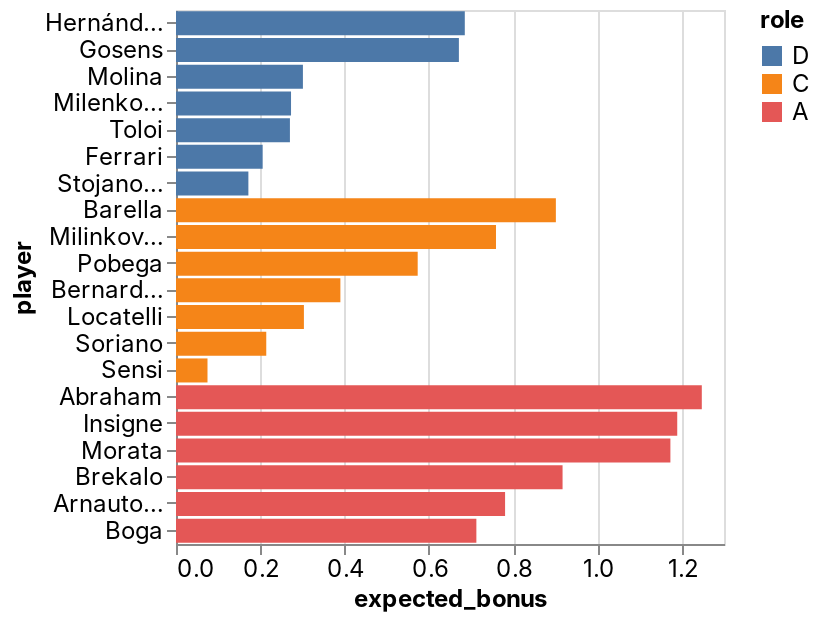

The notebook cell this image was saved under:
### Code cell
_deepnote_run_altair(team, """{"$schema":"https://vega.github.io/schema/vega-lite/v4.json","mark":{"type":"bar","tooltip":{"content":"data"}},"height":220,"autosize":{"type":"fit"},"data":{"name":"placeholder"},"encoding":{"x":{"field":"expected_bonus","type":"quantitative","sort":null,"scale":{"type":"linear","zero":false}},"y":{"field":"player","type":"nominal","sort":null,"scale":{"type":"linear","zero":true}},"color":{"field":"role","type":"nominal","sort":null,"scale":{"type":"linear","zero":false}}}}""")

### Figure 1 — Vega-Lite specification as saved in the notebook (floating-point values rounded to 4 significant figures)
{"config": {"view": {"continuousWidth": 400, "continuousHeight": 300}, "area": {"fill": "#51C0E9"}, "axis": {"labelFont": "Inter, sans-serif", "labelFontSize": 12, "labelFontWeight": "normal", "labelLimit": 60, "labelOverlap": "greedy", "titleFont": "Inter, sans-serif", "titleFontSize": 12, "titleFontWeight": "bold"}, "background": "#ffffff", "legend": {"labelFont": "Inter, sans-serif", "labelFontSize": 12, "titleFont": "Inter, sans-serif", "titleFontSize": 12, "titleFontWeight": "bold"}, "line": {"stroke": "#51C0E9", "strokeWidth": 2}, "rect": {"fill": "#51C0E9"}, "title": {"anchor": "start", "color": "#000000", "font": "Inter, sans-serif", "fontSize": 22, "fontWeight": "normal"}}, "data": {"name": "data-a0faf63e8265affc748b716479e79df4"}, "mark": {"type": "bar", "tooltip": {"content": "data"}}, "autosize": {"type": "fit"}, "encoding": {"color": {"type": "nominal", "field": "role", "scale": {"type": "linear", "zero": false}, "sort": null}, "x": {"type": "quantitative", "field": "expected_bonus", "scale": {"type": "linear", "zero": false}, "sort": null}, "y": {"type": "nominal", "field": "player", "scale": {"type": "linear", "zero": true}, "sort": null}}, "height": 300, "width": "container", "$schema": "https://vega.github.io/schema/vega-lite/v4.json", "datasets": {"data-a0faf63e8265affc748b716479e79df4": [{"fanta_team": "MaiNa Joya_v2.0", "role": "D", "player": "Hernández", "team": "AC Milan", "opponent": "Genoa", "date": "2022-04-15T00:00:00", "expected_bonus": 0.6851}, {"fanta_team": "MaiNa Joya_v2.0", "role": "D", "player": "Gosens", "team": "Inter", "opponent": "Spezia", "date": "2022-04-15T00:00:00", "expected_bonus": 0.6711}, {"fanta_team": "MaiNa Joya_v2.0", "role": "D", "player": "Molina", "team": "Udinese", "opponent": "Empoli", "date": "2022-04-16T00:00:00", "expected_bonus": 0.3011}, {"fanta_team": "MaiNa Joya_v2.0", "role": "D", "player": "Milenkovic", "team": "Fiorentina", "opponent": "Venezia", "date": "2022-04-16T00:00:00", "expected_bonus": 0.2729}, {"fanta_team": "MaiNa Joya_v2.0", "role": "D", "player": "Toloi", "team": "Atalanta", "opponent": "Verona", "date": "2022-04-18T00:00:00", "expected_bonus": 0.2703}, {"fanta_team": "MaiNa Joya_v2.0", "role": "D", "player": "Ferrari", "team": "Sassuolo", "opponent": "Cagliari", "date": "2022-04-16T00:00:00", "expected_bonus": 0.2056}, {"fanta_team": "MaiNa Joya_v2.0", "role": "D", "player": "Stojanovic", "team": "Empoli", "opponent": "Udinese", "date": "2022-04-16T00:00:00", "expected_bonus": 0.1717}, {"fanta_team": "MaiNa Joya_v2.0", "role": "C", "player": "Barella", "team": "Inter", "opponent": "Spezia", "date": "2022-04-15T00:00:00", "expected_bonus": 0.9011}, {"fanta_team": "MaiNa Joya_v2.0", "role": "C", "player": "Milinkovic-Savic", "team": "Lazio", "opponent": "Torino", "date": "2022-04-16T00:00:00", "expected_bonus": 0.7591}, {"fanta_team": "MaiNa Joya_v2.0", "role": "C", "player": "Pobega", "team": "Torino", "opponent": "Lazio", "date": "2022-04-16T00:00:00", "expected_bonus": 0.5733}, {"fanta_team": "MaiNa Joya_v2.0", "role": "C", "player": "Bernardeschi", "team": "Juventus", "opponent": "Bologna", "date": "2022-04-16T00:00:00", "expected_bonus": 0.39}, {"fanta_team": "MaiNa Joya_v2.0", "role": "C", "player": "Locatelli", "team": "Juventus", "opponent": "Bologna", "date": "2022-04-16T00:00:00", "expected_bonus": 0.3034}, {"fanta_team": "MaiNa Joya_v2.0", "role": "C", "player": "Soriano", "team": "Bologna", "opponent": "Juventus", "date": "2022-04-16T00:00:00", "expected_bonus": 0.2141}, {"fanta_team": "MaiNa Joya_v2.0", "role": "C", "player": "Sensi", "team": "Sampdoria", "opponent": "Salernitana", "date": "2022-04-16T00:00:00", "expected_bonus": 0.07472}, {"fanta_team": "MaiNa Joya_v2.0", "role": "A", "player": "Abraham", "team": "Roma", "opponent": "Napoli", "date": "2022-04-18T00:00:00", "expected_bonus": 1.247}, {"fanta_team": "MaiNa Joya_v2.0", "role": "A", "player": "Insigne", "team": "Napoli", "opponent": "Roma", "date": "2022-04-18T00:00:00", "expected_bonus": 1.189}, {"fanta_team": "MaiNa Joya_v2.0", "role": "A", "player": "Morata", "team": "Juventus", "opponent": "Bologna", "date": "2022-04-16T00:00:00", "expected_bonus": 1.173}, {"fanta_team": "MaiNa Joya_v2.0", "role": "A", "player": "Brekalo", "team": "Torino", "opponent": "Lazio", "date": "2022-04-16T00:00:00", "expected_bonus": 0.917}, {"fanta_team": "MaiNa Joya_v2.0", "role": "A", "player": "Arnautovic", "team": "Bologna", "opponent": "Juventus", "date": "2022-04-16T00:00:00", "expected_bonus": 0.7807}, {"fanta_team": "MaiNa Joya_v2.0", "role": "A", "player": "Boga", "team": "Atalanta", "opponent": "Verona", "date": "2022-04-18T00:00:00", "expected_bonus": 0.7126}]}}
